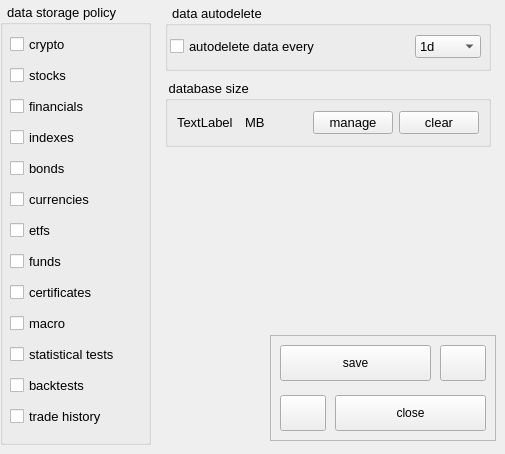
    <widget class="QWidget" name="tab_4">
     <attribute name="title">
      <string>database</string>
     </attribute>
     <widget class="QGroupBox" name="groupBox_8">
      <property name="geometry">
       <rect>
        <x>0</x>
        <y>4</y>
        <width>151</width>
        <height>441</height>
       </rect>
      </property>
      <property name="minimumSize">
       <size>
        <width>140</width>
        <height>300</height>
       </size>
      </property>
      <property name="maximumSize">
       <size>
        <width>600</width>
        <height>600</height>
       </size>
      </property>
      <property name="font">
       <font>
        <pointsize>10</pointsize>
       </font>
      </property>
      <property name="toolTip">
       <string>&lt;html&gt;&lt;head/&gt;&lt;body&gt;&lt;p&gt;Choose whether to save downloaded data on your computer. &lt;/p&gt;&lt;p&gt;You can monitor disk usage in settings and delete chosen data at any time.&lt;/p&gt;&lt;p&gt;&lt;br/&gt;&lt;/p&gt;&lt;/body&gt;&lt;/html&gt;</string>
      </property>
      <property name="title">
       <string>  data storage policy</string>
      </property>
      <widget class="QWidget" name="">
       <property name="geometry">
        <rect>
         <x>10</x>
         <y>26</y>
         <width>130</width>
         <height>406</height>
        </rect>
       </property>
       <layout class="QVBoxLayout" name="verticalLayout">
        <item>
         <widget class="QCheckBox" name="checkBox_5">
          <property name="text">
           <string>crypto</string>
          </property>
          <property name="tristate">
           <bool>true</bool>
          </property>
         </widget>
        </item>
        <item>
         <widget class="QCheckBox" name="checkBox_6">
          <property name="text">
           <string>stocks</string>
          </property>
          <property name="tristate">
           <bool>true</bool>
          </property>
         </widget>
        </item>
        <item>
         <widget class="QCheckBox" name="checkBox_47">
          <property name="text">
           <string>financials</string>
          </property>
          <property name="tristate">
           <bool>true</bool>
          </property>
         </widget>
        </item>
        <item>
         <widget class="QCheckBox" name="checkBox_7">
          <property name="text">
           <string>indexes</string>
          </property>
          <property name="tristate">
           <bool>true</bool>
          </property>
         </widget>
        </item>
        <item>
         <widget class="QCheckBox" name="checkBox_8">
          <property name="text">
           <string>bonds</string>
          </property>
          <property name="tristate">
           <bool>true</bool>
          </property>
         </widget>
        </item>
        <item>
         <widget class="QCheckBox" name="checkBox_9">
          <property name="text">
           <string>currencies</string>
          </property>
          <property name="tristate">
           <bool>true</bool>
          </property>
         </widget>
        </item>
        <item>
         <widget class="QCheckBox" name="checkBox_48">
          <property name="text">
           <string>etfs</string>
          </property>
          <property name="tristate">
           <bool>true</bool>
          </property>
         </widget>
        </item>
        <item>
         <widget class="QCheckBox" name="checkBox_49">
          <property name="text">
           <string>funds</string>
          </property>
          <property name="tristate">
           <bool>true</bool>
          </property>
         </widget>
        </item>
        <item>
         <widget class="QCheckBox" name="checkBox_50">
          <property name="text">
           <string>certificates</string>
          </property>
          <property name="tristate">
           <bool>true</bool>
          </property>
         </widget>
        </item>
        <item>
         <widget class="QCheckBox" name="checkBox_10">
          <property name="text">
           <string>macro</string>
          </property>
          <property name="tristate">
           <bool>true</bool>
          </property>
         </widget>
        </item>
        <item>
         <widget class="QCheckBox" name="checkBox_11">
          <property name="text">
           <string>statistical tests</string>
          </property>
          <property name="tristate">
           <bool>true</bool>
          </property>
         </widget>
        </item>
        <item>
         <widget class="QCheckBox" name="checkBox_12">
          <property name="text">
           <string>backtests</string>
          </property>
          <property name="tristate">
           <bool>true</bool>
          </property>
         </widget>
        </item>
        <item>
         <widget class="QCheckBox" name="checkBox_13">
          <property name="text">
           <string>trade history</string>
          </property>
          <property name="tristate">
           <bool>true</bool>
          </property>
         </widget>
        </item>
       </layout>
      </widget>
     </widget>
     <widget class="QGroupBox" name="groupBox_9">
      <property name="geometry">
       <rect>
        <x>165</x>
        <y>5</y>
        <width>326</width>
        <height>66</height>
       </rect>
      </property>
      <property name="font">
       <font>
        <pointsize>10</pointsize>
       </font>
      </property>
      <property name="title">
       <string>  data autodelete</string>
      </property>
      <widget class="QCheckBox" name="checkBox_2">
       <property name="geometry">
        <rect>
         <x>5</x>
         <y>30</y>
         <width>176</width>
         <height>23</height>
        </rect>
       </property>
       <property name="text">
        <string>autodelete data every </string>
       </property>
      </widget>
      <widget class="QComboBox" name="comboBox_12">
       <property name="geometry">
        <rect>
         <x>250</x>
         <y>30</y>
         <width>66</width>
         <height>23</height>
        </rect>
       </property>
       <item>
        <property name="text">
         <string>1d</string>
        </property>
       </item>
       <item>
        <property name="text">
         <string>3d</string>
        </property>
       </item>
       <item>
        <property name="text">
         <string>1w</string>
        </property>
       </item>
       <item>
        <property name="text">
         <string>2w</string>
        </property>
       </item>
       <item>
        <property name="text">
         <string>1M</string>
        </property>
       </item>
       <item>
        <property name="text">
         <string>2M</string>
        </property>
       </item>
       <item>
        <property name="text">
         <string>3M</string>
        </property>
       </item>
       <item>
        <property name="text">
         <string>6M</string>
        </property>
       </item>
       <item>
        <property name="text">
         <string>1Y</string>
        </property>
       </item>
       <item>
        <property name="text">
         <string>2Y</string>
        </property>
       </item>
       <item>
        <property name="text">
         <string>3Y</string>
        </property>
       </item>
       <item>
        <property name="text">
         <string>5Y</string>
        </property>
       </item>
      </widget>
     </widget>
     <widget class="QFrame" name="frame_4">
      <property name="geometry">
       <rect>
        <x>270</x>
        <y>335</y>
        <width>226</width>
        <height>106</height>
       </rect>
      </property>
      <property name="frameShape">
       <enum>QFrame::StyledPanel</enum>
      </property>
      <property name="frameShadow">
       <enum>QFrame::Raised</enum>
      </property>
      <widget class="QPushButton" name="pushButton_19">
       <property name="geometry">
        <rect>
         <x>10</x>
         <y>10</y>
         <width>151</width>
         <height>36</height>
        </rect>
       </property>
       <property name="text">
        <string>save</string>
       </property>
      </widget>
      <widget class="QPushButton" name="pushButton_20">
       <property name="geometry">
        <rect>
         <x>65</x>
         <y>60</y>
         <width>151</width>
         <height>36</height>
        </rect>
       </property>
       <property name="text">
        <string>close</string>
       </property>
      </widget>
      <widget class="QPushButton" name="pushButton_68">
       <property name="geometry">
        <rect>
         <x>10</x>
         <y>60</y>
         <width>46</width>
         <height>36</height>
        </rect>
       </property>
       <property name="text">
        <string/>
       </property>
      </widget>
      <widget class="QPushButton" name="pushButton_69">
       <property name="geometry">
        <rect>
         <x>170</x>
         <y>10</y>
         <width>46</width>
         <height>36</height>
        </rect>
       </property>
       <property name="text">
        <string/>
       </property>
      </widget>
     </widget>
     <widget class="QGroupBox" name="groupBox_17">
      <property name="geometry">
       <rect>
        <x>165</x>
        <y>80</y>
        <width>326</width>
        <height>67</height>
       </rect>
      </property>
      <property name="font">
       <font>
        <pointsize>10</pointsize>
       </font>
      </property>
      <property name="title">
       <string> database size</string>
      </property>
      <layout class="QHBoxLayout" name="horizontalLayout">
       <item>
        <widget class="QLabel" name="label_5">
         <property name="text">
          <string>TextLabel</string>
         </property>
        </widget>
       </item>
       <item>
        <widget class="QLabel" name="label_14">
         <property name="text">
          <string>MB</string>
         </property>
        </widget>
       </item>
       <item>
        <widget class="QPushButton" name="pushButton_84">
         <property name="text">
          <string>manage</string>
         </property>
        </widget>
       </item>
       <item>
        <widget class="QPushButton" name="pushButton_10">
         <property name="text">
          <string>clear</string>
         </property>
        </widget>
       </item>
      </layout>
     </widget>
    </widget>
